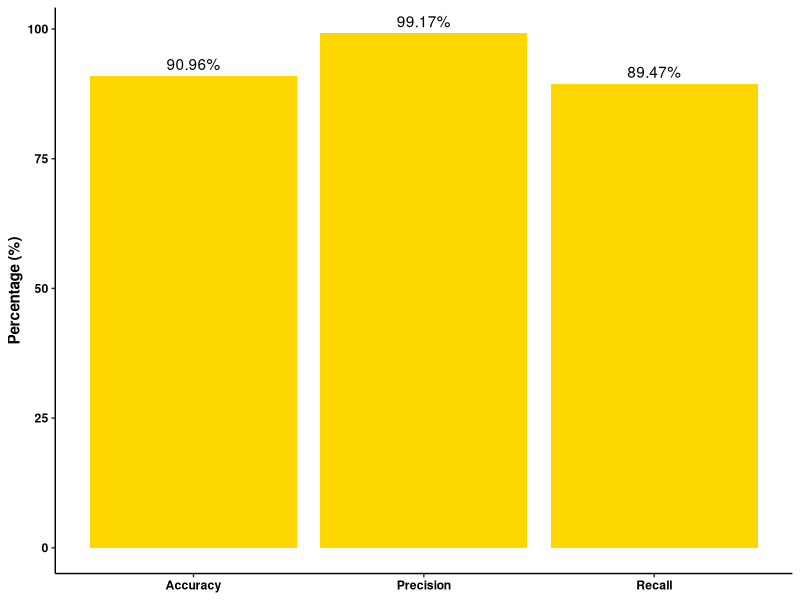
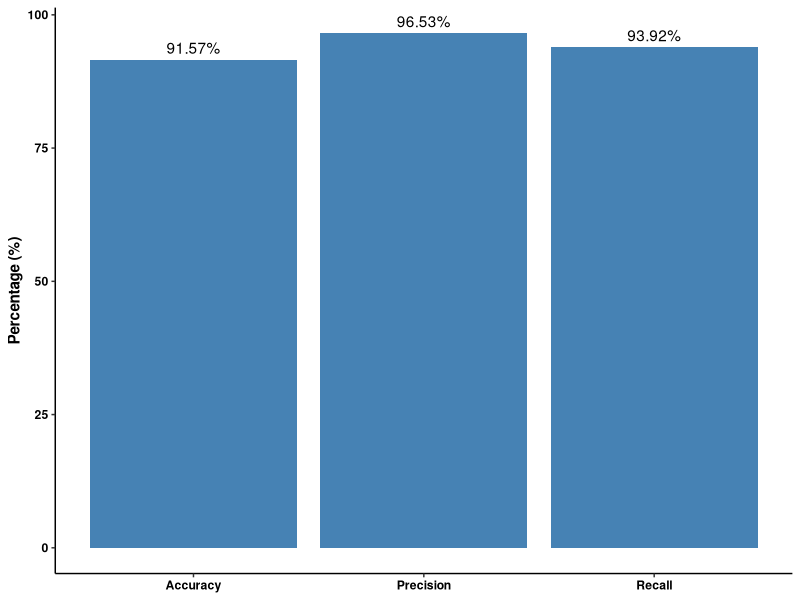
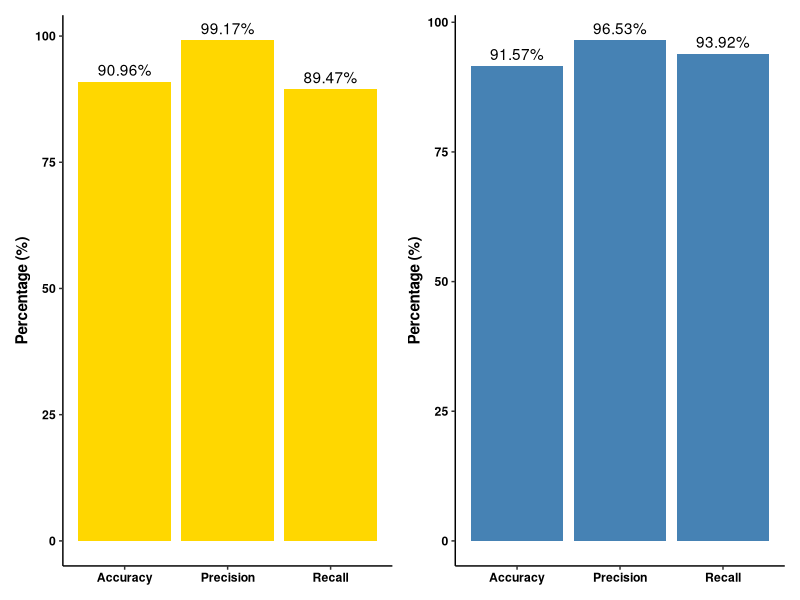

The R script that drew these images, in order: (Note: this script raises an error after producing the figures.)

library(ggplot2)
library(scales)  # percent() 
install.packages("patchwork")
library(patchwork)

dataRIF <- data.frame(
  Metric = c("Accuracy", "Precision", "Recall"),
  Value = c(90.96, 99.17, 89.47)
)

dataINH <- data.frame(
  Metric = c("Accuracy", "Precision", "Recall"),
  Value = c(91.57, 96.53, 93.92)
)

#Figure 2 RIF 
golden_color <- "#FFD700"
dataRIF_performance <- ggplot(dataRIF, aes(x = Metric, y = Value, fill = golden_color)) +
  geom_bar(stat = "identity", color = "NA", fill = golden_color)  +
  geom_text(aes(label = paste0(Value, "%")), vjust = -0.5) + 
  scale_y_continuous(name = "Percentage (%)") + 
  theme_bw() +
  theme( panel.border = element_blank(),
         panel.grid.major = element_blank(), 
         panel.grid.minor = element_blank(),
         axis.line = element_line(colour = "black") ,
         axis.text = element_text(color = "black", face = "bold"), 
         axis.title.x = element_blank(),
         axis.title.y = element_text(face = "bold", color = "black"),  
         axis.text.y = element_text(face = "bold", color = "black"),
         legend.text = element_text(face = "bold", color = "black"),
         legend.position = "none")
dataRIF_performance 

#Figure 3 INH
blue_color <- "#4682B4"
dataINH_performance <- ggplot(dataINH, aes(x = Metric, y = Value, fill = blue_color)) +
  geom_bar(stat = "identity", color = "NA", fill = blue_color)  +
  geom_text(aes(label = paste0(Value, "%")), vjust = -0.5) + 
  scale_y_continuous(name = "Percentage (%)") + 
  theme_bw() +
  theme( panel.border = element_blank(),
         panel.grid.major = element_blank(), 
         panel.grid.minor = element_blank(),
         axis.line = element_line(colour = "black") ,
         axis.text = element_text(color = "black", face = "bold"), 
         axis.title.x = element_blank(),
         axis.title.y = element_text(face = "bold", color = "black"), 
         axis.text.y = element_text(face = "bold", color = "black"),
         legend.text = element_text(face = "bold", color = "black"),
         legend.position = "none")

dataINH_performance 


dataRIF_performance + dataINH_performance 
graph2ppt(file="Figure3C.pptx", width=7, height=5)
